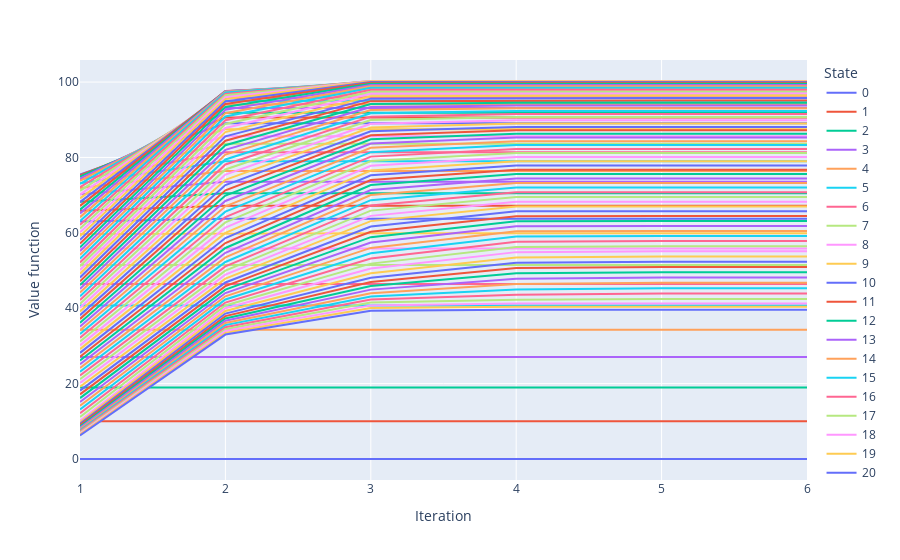

The code cell stored with this chart in its notebook:
### Code cell
history_melt = history_lambda_small.reset_index() \
               .melt(id_vars="index", value_vars=[*range(0, max_animals+1)]) \
               .rename({"index": "Iteration", "value": "Value function", "variable": "State"}, axis=1)

px.line(history_melt, x="Iteration", y="Value function", color="State")
